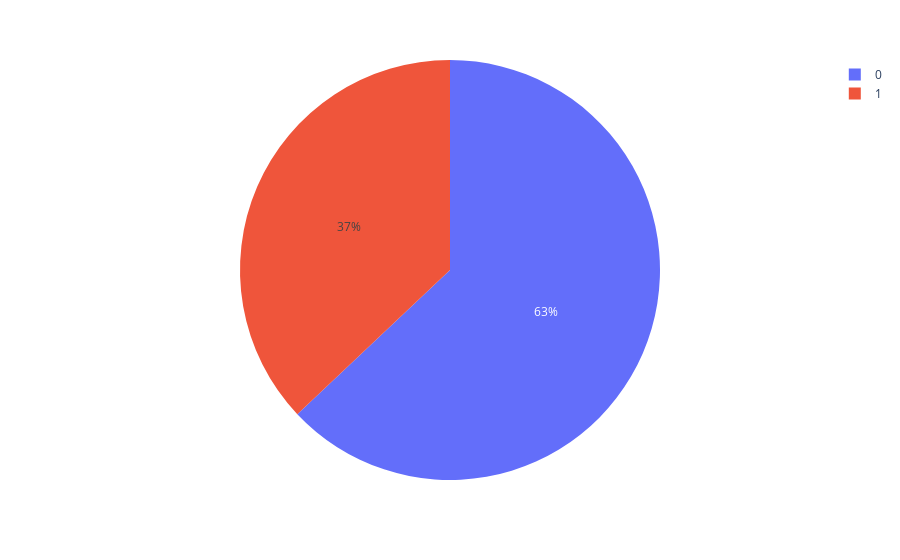

The code cell stored with this chart in its notebook:
### Markdown cell above
# 2 - número de cancelamento e não cancelamento

### Code cell
df_01 = df.copy()
df_01 = df_01.loc[:, ['id', 'booking_canceled']].groupby('booking_canceled').count().reset_index()
px.pie(df_01, values='id', names='booking_canceled')

### Figure 1 — Plotly figure (JSON) as saved in the notebook; plotly's stock layout.template omitted (floating-point values rounded to 4 significant figures)
{"data": [{"domain": {"x": [0, 1], "y": [0, 1]}, "hovertemplate": "booking_canceled=%{label}<br>id=%{value}<extra></extra>", "labels": [0, 1], "legendgroup": "", "name": "", "showlegend": true, "type": "pie", "values": [45430, 26729]}], "layout": {"legend": {"tracegroupgap": 0}, "margin": {"t": 60}}}
